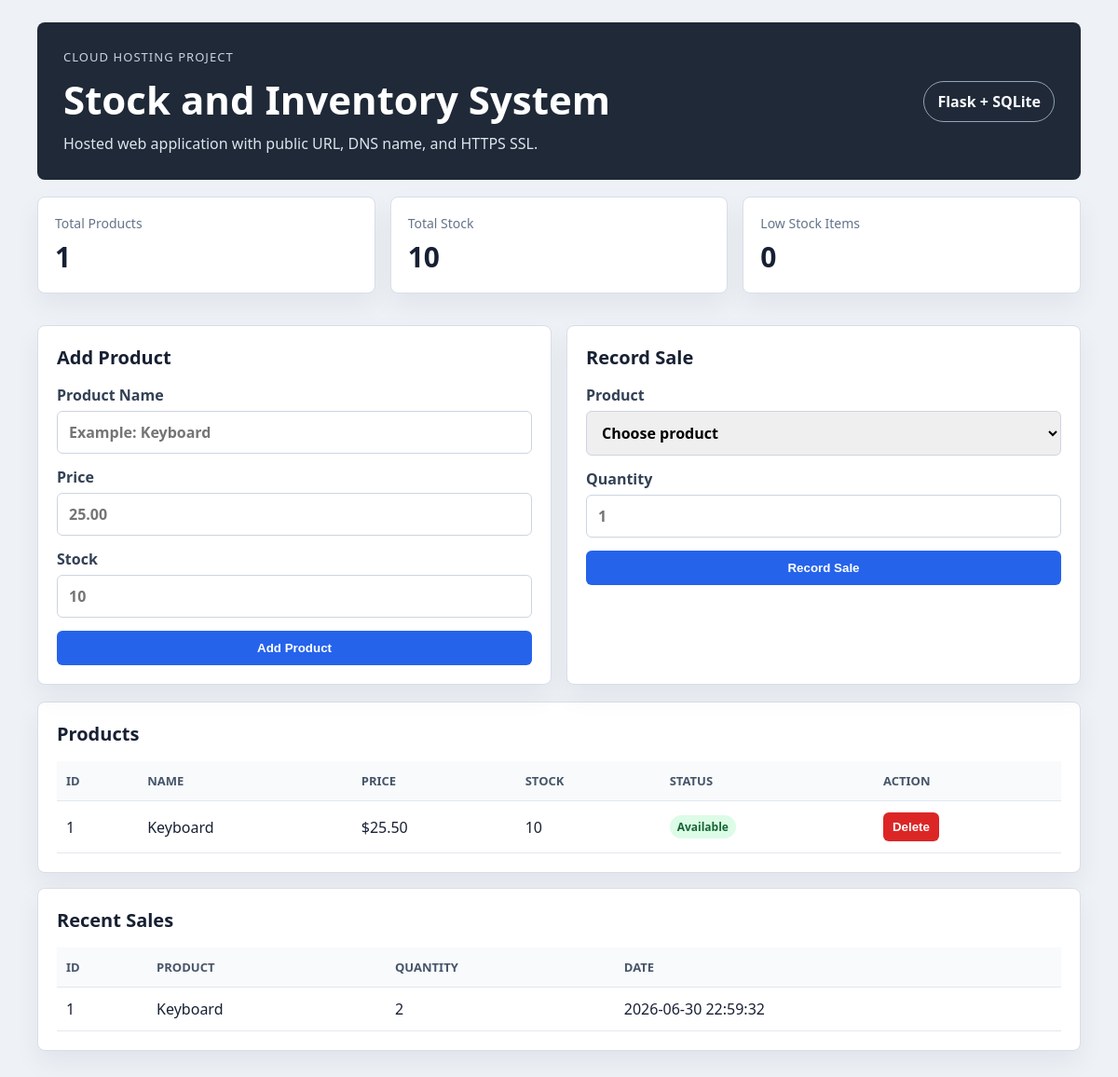
Before: / with the older database file.
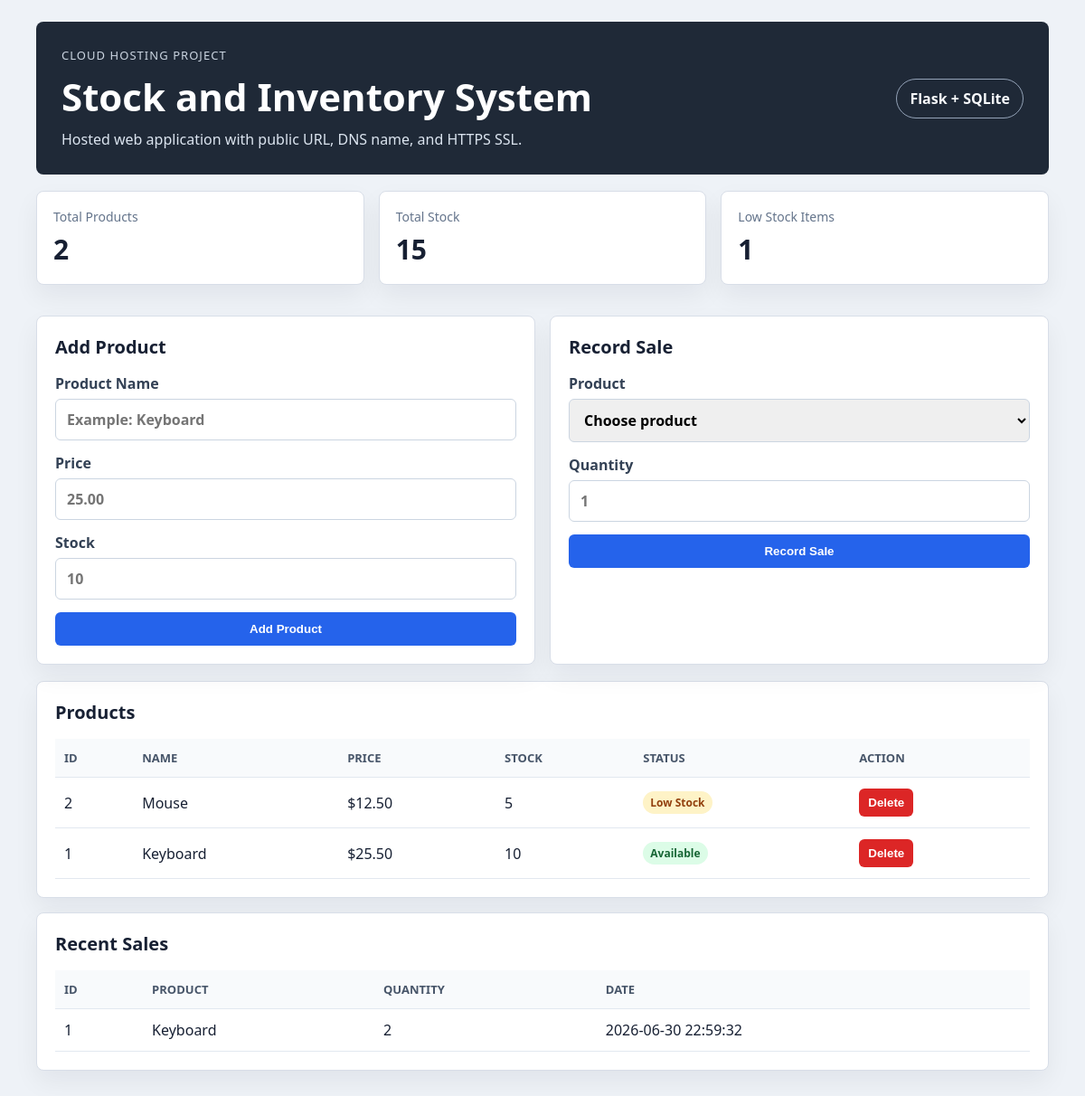
After: the same page with the newer database file.
### tables this page shows
CREATE TABLE products (
                id INTEGER PRIMARY KEY AUTOINCREMENT,
                name TEXT NOT NULL,
                price REAL NOT NULL,
                stock INTEGER NOT NULL
            );

CREATE TABLE sales (
                id INTEGER PRIMARY KEY AUTOINCREMENT,
                product_id INTEGER NOT NULL,
                quantity INTEGER NOT NULL,
                date TEXT NOT NULL,
                FOREIGN KEY(product_id) REFERENCES products(id)
            );

### app.py (the view)
@app.route("/")
def index():
    with get_db() as conn:
        products = conn.execute("SELECT * FROM products ORDER BY id DESC").fetchall()
        sales = conn.execute(
            """
            SELECT sales.id, products.name, sales.quantity, sales.date
            FROM sales
            JOIN products ON products.id = sales.product_id
            ORDER BY sales.id DESC
            LIMIT 10
            """
        ).fetchall()
    total_products = len(products)
    total_stock = sum(product["stock"] for product in products)
    low_stock = sum(1 for product in products if product["stock"] <= 5)
    return render_template(
        "index.html",
        products=products,
        sales=sales,
        total_products=total_products,
        total_stock=total_stock,
        low_stock=low_stock,
    )

### app.py (called while the page is built)
def get_db():
    conn = sqlite3.connect(DB_NAME)
    conn.row_factory = sqlite3.Row
    conn.execute("PRAGMA foreign_keys = ON")
    return conn

### templates/index.html (shortened to what this page needs)
<!doctype html>
<html lang="en">
<head>
  <link rel="stylesheet" href="{{ url_for('static', filename='style.css') }}">
</head>
<body>
  <main class="shell">
    <header class="hero">
      <div>
        <p class="eyebrow">Cloud Hosting Project</p>
        <h1>Stock and Inventory System</h1>
        <p class="subtitle">Hosted web application with public URL, DNS name, and HTTPS SSL.</p>
      </div>
      <div class="badge">Flask + SQLite</div>
    </header>
    <section class="stats">
      <article>
        <span>Total Products</span>
        <strong>{{ total_products }}</strong>
      </article>
      <article>
        <span>Total Stock</span>
        <strong>{{ total_stock }}</strong>
      </article>
      <article>
        <span>Low Stock Items</span>
        <strong>{{ low_stock }}</strong>
      </article>
    </section>
    <section class="grid">
      <article class="panel">
        <h2>Add Product</h2>
        <form method="post" action="{{ url_for('add_product') }}">
          <label>
            Product Name
            <input name="name" placeholder="Example: Keyboard" required>
          </label>
          <label>
            Price
            <input name="price" type="number" step="0.01" min="0" placeholder="25.00" required>
          </label>
          <label>
            Stock
            <input name="stock" type="number" min="0" placeholder="10" required>
          </label>
          <button type="submit">Add Product</button>
        </form>
      </article>
      <article class="panel">
        <h2>Record Sale</h2>
        <form method="post" action="{{ url_for('record_sale') }}">
          <label>
            Product
            <select name="product_id" required>
              <option value="">Choose product</option>
            </select>
          </label>
          <label>
            Quantity
            <input name="quantity" type="number" min="1" placeholder="1" required>
          </label>
          <button type="submit">Record Sale</button>
        </form>
      </article>
    </section>
    <section class="panel">
      <h2>Products</h2>
      <div class="table-wrap">
        <table>
          <thead>
            <tr>
              <th>ID</th>
              <th>Name</th>
              <th>Price</th>
              <th>Stock</th>
              <th>Status</th>
              <th>Action</th>
            </tr>
          </thead>
          <tbody>
            {% for product in products %}
              <tr>
                <td>{{ product.id }}</td>
                <td>{{ product.name }}</td>
                <td>${{ "%.2f"|format(product.price) }}</td>
                <td>{{ product.stock }}</td>
                <td>
                  {% if product.stock <= 5 %}
                    <span class="tag warning">Low Stock</span>
                  {% else %}
                    <span class="tag ok">Available</span>
                  {% endif %}
                </td>
                <td>
                  <form class="inline" method="post" action="{{ url_for('delete_product', product_id=product.id) }}">
                    <button class="danger" type="submit">Delete</button>
                  </form>
                </td>
              </tr>
            {% else %}
              <tr>
                <td colspan="6" class="empty">No products yet.</td>
              </tr>
            {% endfor %}
          </tbody>
        </table>
      </div>
    </section>
    <section class="panel">
      <h2>Recent Sales</h2>
      <div class="table-wrap">
        <table>
          <thead>
            <tr>
              <th>ID</th>
              <th>Product</th>
              <th>Quantity</th>
              <th>Date</th>
            </tr>
          </thead>
          <tbody>
            {% for sale in sales %}
              <tr>
                <td>{{ sale.id }}</td>
                <td>{{ sale.name }}</td>
                <td>{{ sale.quantity }}</td>
                <td>{{ sale.date }}</td>
              </tr>
            {% else %}
              <tr>
                <td colspan="4" class="empty">No sales recorded yet.</td>
              </tr>
            {% endfor %}
          </tbody>
        </table>
      </div>
    </section>
  </main>
</body>
</html>

### static/style.css (style rules this page uses)
:root { color-scheme: light; font-family: "Segoe UI", Arial, sans-serif; background: #eef2f7; color: #172033; }
* { box-sizing: border-box; }
body { margin: 0; background: #eef2f7; }
.shell { width: min(1120px, calc(100% - 32px)); margin: 24px auto 48px; }
.hero { display: flex; justify-content: space-between; gap: 20px; align-items: center; padding: 28px; background: #1f2937; color: white; border-radius: 8px; }
.eyebrow { margin: 0 0 8px; color: #cbd5e1; font-size: 13px; text-transform: uppercase; letter-spacing: .08em; }
h1, h2, p { margin-top: 0; }
h1 { margin-bottom: 8px; font-size: clamp(28px, 4vw, 42px); }
h2 { margin-bottom: 16px; font-size: 20px; }
.subtitle { margin-bottom: 0; color: #dbe4ef; }
.badge { flex: 0 0 auto; padding: 10px 14px; border: 1px solid #94a3b8; border-radius: 999px; color: #f8fafc; font-weight: 700; }
.stats, .grid { display: grid; grid-template-columns: repeat(3, minmax(0, 1fr)); gap: 16px; margin: 18px 0; }
.grid { grid-template-columns: repeat(2, minmax(0, 1fr)); }
.stats article, .panel { background: white; border: 1px solid #d8dee8; border-radius: 8px; box-shadow: 0 12px 28px rgba(15, 23, 42, .06); }
.stats article { padding: 18px; }
.stats span { display: block; color: #64748b; font-size: 14px; }
.stats strong { display: block; margin-top: 6px; font-size: 30px; }
.panel { margin-top: 16px; padding: 20px; }
form { display: grid; gap: 14px; }
label { display: grid; gap: 6px; color: #334155; font-weight: 700; }
input, select { width: 100%; padding: 11px 12px; border: 1px solid #cbd5e1; border-radius: 6px; font: inherit; }
button { border: 0; border-radius: 6px; padding: 11px 14px; background: #2563eb; color: white; font-weight: 800; cursor: pointer; }
button.danger { background: #dc2626; padding: 8px 10px; }
.inline { display: inline; }
.table-wrap { overflow-x: auto; }
table { width: 100%; border-collapse: collapse; }
th, td { padding: 12px 10px; text-align: left; border-bottom: 1px solid #e2e8f0; }
th { background: #f8fafc; color: #475569; font-size: 13px; text-transform: uppercase; }
.tag { display: inline-block; padding: 4px 8px; border-radius: 999px; font-size: 12px; font-weight: 800; }
.tag.ok { background: #dcfce7; color: #166534; }
.tag.warning { background: #fef3c7; color: #92400e; }

Changed rows visible on the page:
added products: id "2", name "Mouse", price "12.50", stock "5", shows "Low Stock"
Other visible differences:
{{ total_products }}: "1" → "2"
{{ total_stock }}: "10" → "15"
{{ low_stock }}: "0" → "1"
